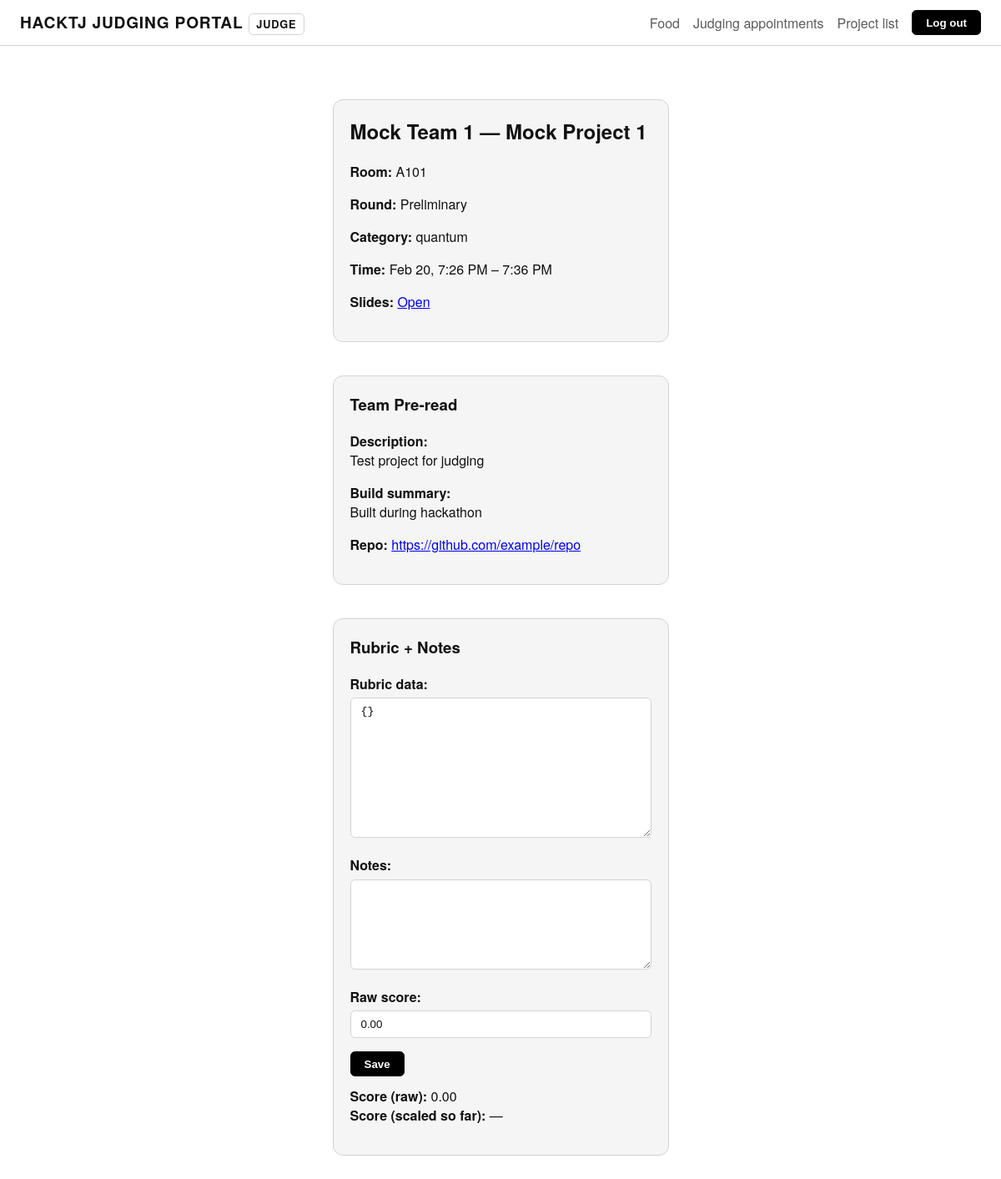
Page /appointments/1/ (signed in) on the committed database.
### accounts/models.py (models this page shows, shortened)
class User(AbstractUser):
  class Role(models.TextChoices):
    ADMIN = "admin", "Admin"
    HACKTJ = "hacktj", "HackTJ Team"
    JUDGE = "judge", "Judge"
    TEAM = "team", "Team"
    VOLUNTEER = "volunteer", "Volunteer"
  role = models.CharField(
    max_length=20,
    choices=Role.choices,
    default=Role.TEAM,
  )
  @property
  def is_admin(self):
    return self.role == self.Role.ADMIN
  @property
  def is_judge(self):
    return self.role == self.Role.JUDGE
  @property
  def is_hacktj(self):
    return self.role == self.Role.HACKTJ

### core/models.py (models this page shows, shortened)
class TimeStampedModel(models.Model):
  created_at = models.DateTimeField(auto_now_add=True)
  updated_at = models.DateTimeField(auto_now=True)
  class Meta:
    abstract = True

class Team(TimeStampedModel):
  account = models.OneToOneField(
    settings.AUTH_USER_MODEL,
    on_delete=models.SET_NULL,
    blank=True,
    null=True,
    related_name="team_profile",
    help_text="Each team should map to exactly one login account.",
  )
  team_name = models.CharField(max_length=255, unique=True)
  contact_email = models.EmailField(blank=True)
  members = models.JSONField(default=list, blank=True)
  barcode_prefix = models.CharField(
    max_length=32,
    blank=True,
    help_text="Portion of the badge barcode used for quick lookups.",
  )
  team_name_locked = models.BooleanField(
    default=True,
    help_text="Team names are visible to judges and should rarely change.",
  )

class Project(TimeStampedModel):
  class Category(models.TextChoices):
    BIOMED = "biomedical", "Biomedical Science"
    SUSTAINABILITY = "sustainability", "Sustainability"
    FINANCE = "finance", "Finance"
    LIFESTYLE = "lifestyle", "Lifestyle"
    CYBER = "cyber", "Cyber Technology"
    QUANTUM = "quantum", "Quantum"
    OTHER = "other", "Other"
  team = models.OneToOneField(
    Team,
    on_delete=models.CASCADE,
    related_name="project",
  )
  preliminary_title = models.CharField(max_length=255, blank=True)
  title = models.CharField(max_length=255)
  inspiration = models.TextField(blank=True)
  description = models.TextField(blank=True, help_text="What does it do?")
  ai_usage = models.TextField(
    blank=True,
    help_text="Detailed generative AI usage explanation.",
  )
  build_summary = models.TextField(blank=True, help_text="How did you build it?")
  challenges = models.TextField(blank=True)
  accomplishments = models.TextField(blank=True)
  repo_url = models.URLField(blank=True)
  notes = models.TextField(blank=True)
  main_category = models.CharField(
    max_length=32,
    choices=Category.choices,
    default=Category.OTHER,
  )
  eligible_categories = models.JSONField(
    default=list,
    blank=True,
    help_text="List of additional categories the project qualifies for.",
  )
  is_beginner = models.BooleanField(default=False)
  is_mobile = models.BooleanField(default=False)
  is_web = models.BooleanField(default=True)
  uses_ai_ml = models.BooleanField(default=False)
  is_roam = models.BooleanField(default=False)
  category_submitted_at = models.DateTimeField(blank=True, null=True)
  full_submitted_at = models.DateTimeField(blank=True, null=True)

class JudgingAppointment(TimeStampedModel):
  ROUND_CHOICES = [
    ("prelim", "Preliminary"),
    ("final", "Final"),
  ]
  team = models.ForeignKey(
    Team,
    on_delete=models.CASCADE,
    related_name="appointments",
  )
  project = models.ForeignKey(
    Project,
    on_delete=models.CASCADE,
    related_name="appointments",
  )
  room = models.CharField(max_length=64)
  round_name = models.CharField(max_length=32, choices=ROUND_CHOICES)
  category = models.CharField(max_length=64, blank=True)
  start_time = models.DateTimeField()
  end_time = models.DateTimeField()
  judges = models.ManyToManyField(
    settings.AUTH_USER_MODEL,
    related_name="judging_appointments",
    blank=True,
  )
  rubric_data = models.JSONField(default=dict, blank=True)
  notes = models.TextField(blank=True)
  score_raw = models.DecimalField(
    max_digits=6,
    decimal_places=2,
    blank=True,
    null=True,
  )
  score_scaled = models.DecimalField(
    max_digits=6,
    decimal_places=2,
    blank=True,
    null=True,
  )
  class Meta:
    ordering = ["start_time"]

class ScoreRecord(TimeStampedModel):
  appointment = models.ForeignKey(
    JudgingAppointment,
    on_delete=models.CASCADE,
    related_name="score_records",
  )
  judge = models.ForeignKey(
    settings.AUTH_USER_MODEL,
    on_delete=models.CASCADE,
    related_name="score_records",
  )
  project = models.ForeignKey(
    Project,
    on_delete=models.CASCADE,
    related_name="score_records",
  )
  rubric_data = models.JSONField(default=dict, blank=True)
  raw_score = models.DecimalField(max_digits=6, decimal_places=2)
  scaled_score = models.DecimalField(max_digits=6, decimal_places=2, blank=True, null=True)
  notes = models.TextField(blank=True)
  class Meta:
    unique_together = ("appointment", "judge")

### accounts/views.py (the view)
# urls.py: path("appointments/<int:appointment_id>/", views.appointment_detail, name="appointment_detail"),
@login_required
def appointment_detail(request, appointment_id):
    appointment = get_object_or_404(
        _user_visible_appointments(request.user),
        pk=appointment_id,
    )
    project = appointment.project
    team = appointment.team
    can_judge_edit = (
        getattr(request.user, "is_admin", False)
        or getattr(request.user, "is_hacktj", False)
        or (getattr(request.user, "is_judge", False) and appointment.judges.filter(pk=request.user.pk).exists())
    )
    presentation = getattr(project, "presentation", None)
    team_preread = {
        "title": project.title,
        "preliminary_title": project.preliminary_title,
        "inspiration": project.inspiration,
        "description": project.description,
        "build_summary": project.build_summary,
        "challenges": project.challenges,
        "accomplishments": project.accomplishments,
        "repo_url": project.repo_url,
        "notes": project.notes,
        "main_category": project.main_category,
        "eligible_categories": project.eligible_categories,
        "is_beginner": project.is_beginner,
        "is_mobile": project.is_mobile,
        "is_web": project.is_web,
        "is_roam": project.is_roam,
    }
    score_record = None
    form = None
    if can_judge_edit and getattr(request.user, "is_judge", False):
        score_record, _ = ScoreRecord.objects.get_or_create(
            appointment=appointment,
            judge=request.user,
            defaults={
                "project": project,
                "raw_score": 0,
            },
        )
        if request.method == "POST":
            form = ScoreRecordForm(request.POST, instance=score_record)
            if form.is_valid():
                sr = form.save(commit=False)
                sr.project = project
                sr.save()
                return redirect("appointment_detail", appointment_id=appointment.id)
        else:
            form = ScoreRecordForm(instance=score_record)
    context = {
        "appointment": appointment,
        "project": project,
        "team": team,
        "presentation": presentation,
        "team_preread": team_preread,
        "can_judge_edit": can_judge_edit,
        "score_record": score_record,
        "form": form,
    }
    return render(request, "appointments/detail.html", context)

### accounts/forms.py
class ScoreRecordForm(forms.ModelForm):
  class Meta:
    model = ScoreRecord
    fields = ["rubric_data", "notes", "raw_score"]
    widgets = {
      "notes": forms.Textarea(attrs={"rows": 6}),
    }

### accounts/views.py (called while the page is built)
def _user_visible_appointments(user):
    qs = (
        JudgingAppointment.objects
        .select_related("team", "project", "project__team")
        .prefetch_related("judges")
    )
    if getattr(user, "is_admin", False) or getattr(user, "is_hacktj", False):
        return qs
    if getattr(user, "is_judge", False):
        return qs.filter(judges=user)
    if getattr(user, "is_team", False):
        if hasattr(user, "team_profile") and user.team_profile is not None:
            return qs.filter(team=user.team_profile)
        return qs.none()
    return qs.none()

### templates/appointments/detail.html (shortened to what this page needs)
{% extends "base.html" %}
{% block content %}
<div class="container">
  <div class="card">
    <h2>{{ team.team_name }} — {{ project.title }}</h2>
    <p><b>Room:</b> {{ appointment.room }}</p>
    <p><b>Round:</b> {{ appointment.get_round_name_display }}</p>
    <p><b>Category:</b> {{ appointment.category }}</p>
    <p><b>Time:</b> {{ appointment.start_time|date:"M j, g:i A" }} – {{ appointment.end_time|date:"g:i A" }}</p>
    {% if presentation and presentation.link_url %}
      <p><b>Slides:</b> <a href="{{ presentation.link_url }}" target="_blank" rel="noopener">Open</a></p>
    {% else %}
      <p><b>Slides:</b> Not submitted</p>
    {% endif %}
  </div>
  {% if can_judge_edit %}
    <div class="card" style="margin-top:16px;">
      <h3>Team Pre-read</h3>
      {% if team_preread.description %}<p><b>Description:</b><br>{{ team_preread.description|linebreaksbr }}</p>{% endif %}
      {% if team_preread.build_summary %}<p><b>Build summary:</b><br>{{ team_preread.build_summary|linebreaksbr }}</p>{% endif %}
      {% if team_preread.repo_url %}<p><b>Repo:</b> <a href="{{ team_preread.repo_url }}" target="_blank" rel="noopener">{{ team_preread.repo_url }}</a></p>{% endif %}
    </div>
  {% endif %}
  {% if form %}
    <div class="card" style="margin-top:16px;">
      <h3>Rubric + Notes</h3>
      <form method="post">
        {{ form.as_p }}
        <button type="submit">Save</button>
      </form>
      {% if score_record %}
        <p style="margin-top:12px;">
          <b>Score (raw):</b> {{ score_record.raw_score }}<br>
          <b>Score (scaled so far):</b>
          {% if score_record.scaled_score %}{{ score_record.scaled_score }}{% else %}—{% endif %}
        </p>
      {% endif %}
    </div>
  {% endif %}
</div>
{% endblock %}

### templates/base.html (shortened to what this page needs)
<!doctype html>
<html lang="en">
  <head>
  </head>
  <body>
    <header>
      <div class="brand">
        <a href="{% url 'dashboard' %}" style="text-decoration:none; color:inherit;">
          HackTJ Judging Portal
        </a>
        {% if user.is_authenticated %}
          <span class="pill">
            {% if role_display %}
              {{ role_display }}
            {% elif user.is_superuser and user.role != "admin" %}
              Admin
            {% else %}
              {{ user.get_role_display }}
            {% endif %}
          </span>
        {% endif %}
      </div>
      <nav>
        {% if user.is_authenticated %}
          <a href="{% url 'food_checkin' %}">Food</a>
          <a href="/appointments/">Judging appointments</a>
          {% if user.is_superuser or user.role == "admin" or user.role == "judge" or user.role == "hacktj" %}
            <a href="{% url 'project_list' %}">Project list</a>
          {% endif %}
        {% else %}
          <a href="{% url 'login' %}" class="active">Login</a>
        {% endif %}
      </nav>
      <div class="actions">
        {% if user.is_authenticated %}
          <form method="post" action="{% url 'logout' %}">
            <button type="submit">Log out</button>
          </form>
        {% else %}
          <a class="btn" href="{% url 'login' %}">Log in</a>
        {% endif %}
      </div>
    </header>
    <main class="container">
      {% block content %}{% endblock %}
    </main>
  </body>
</html>

### templates/base.html (style rules this page uses)
:root { font-family: "Helvetica Neue", Arial, sans-serif; --border: #d3d3d3; --muted: #5b5b5b; --soft: #f5f5f5; --strong: #111; }
* { box-sizing: border-box; }
body { margin: 0; background: #fff; color: #111; }
header { border-bottom: 1px solid var(--border); padding: 0.75rem 1.5rem; display: flex; align-items: center; justify-content: space-between; flex-wrap: wrap; gap: 1rem; }
.brand { font-weight: 700; font-size: 1.2rem; letter-spacing: 0.04em; text-transform: uppercase; }
nav { display: flex; gap: 1rem; align-items: center; justify-content: flex-end; flex: 1; }
nav a { text-decoration: none; color: var(--muted); font-weight: 500; }
.actions { display: flex; align-items: center; gap: 0.75rem; }
.btn, button { border: 1px solid #000; background: #fff; color: #000; padding: 0.4rem 1rem; border-radius: 0.35rem; cursor: pointer; font-weight: 600; }
form button { background: #000; color: #fff; }
.container { max-width: 1100px; margin: 0 auto; padding: 2rem 1.5rem 4rem; display: flex; flex-direction: column; gap: 1.5rem; }
.card { background: var(--soft); border: 1px solid var(--border); border-radius: 0.75rem; padding: 1.25rem; }
.card h2, .card h3, .card h4 { margin-top: 0; color: var(--strong); }
.pill { display: inline-flex; align-items: center; padding: 0.2rem 0.55rem; border-radius: 0.35rem; border: 1px solid var(--border); font-size: 0.8rem; font-weight: 600; background: #fff; }
input, select, textarea { width: 100%; padding: 0.5rem 0.75rem; border-radius: 0.35rem; border: 1px solid var(--border); background: #fff; color: #111; }
label { display: block; font-weight: 600; margin-bottom: 0.35rem; }

### rows in the picture
User: role "JUDGE"
Team: team_name "Mock Team 1"
Project: title "Mock Project 1", description "Test project for judging", build_summary "Built during hackathon", repo_url "https://github.com/example/repo"
JudgingAppointment: room "A101", round_name "Preliminary", category "quantum", start_time "Feb 20, 7:26 PM", end_time "7:36 PM"
ScoreRecord: rubric_data "{}", raw_score "0.00"
